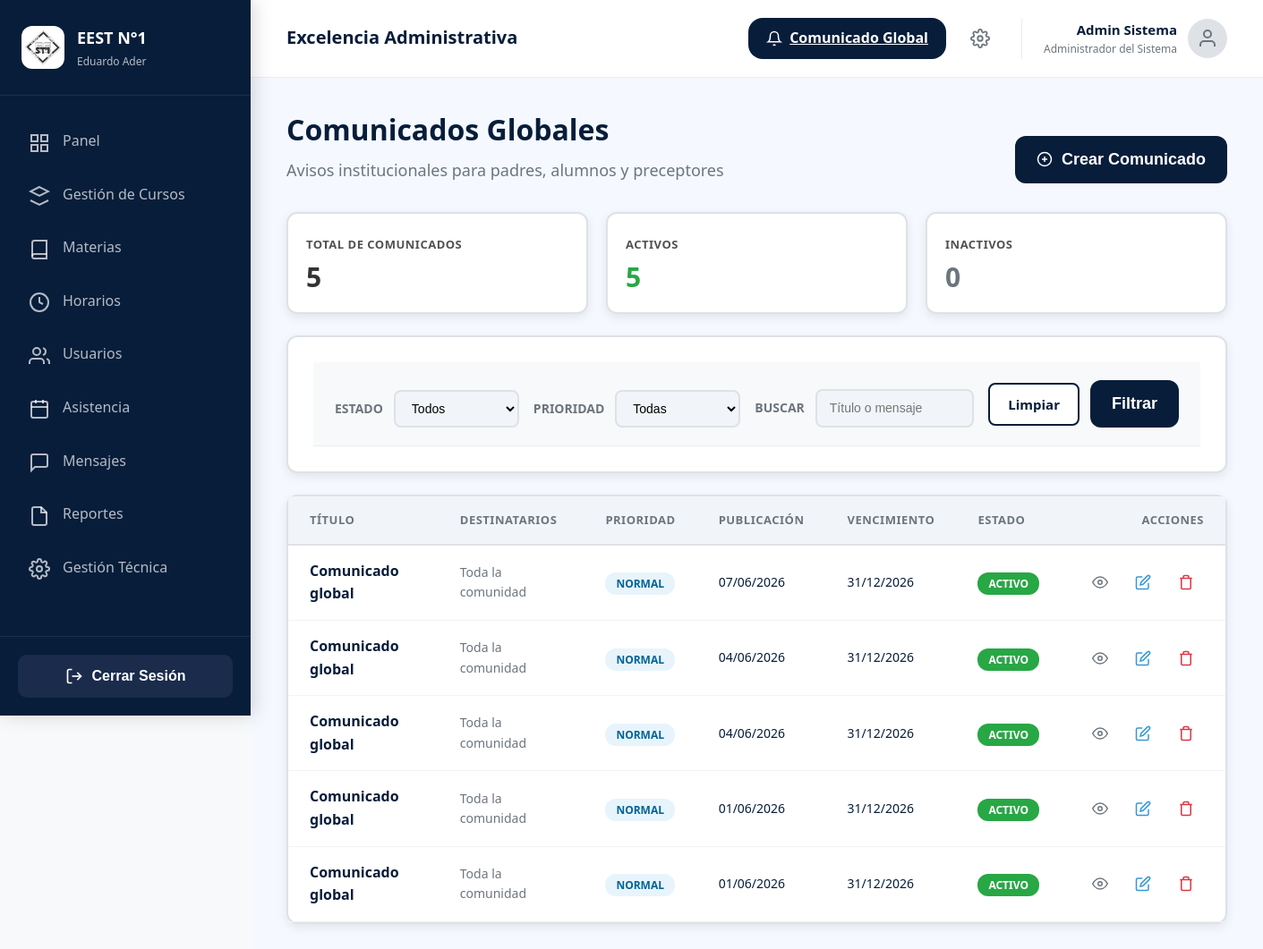
Before: /index.php?page=admin/comunicados (signed in) with the older database file.
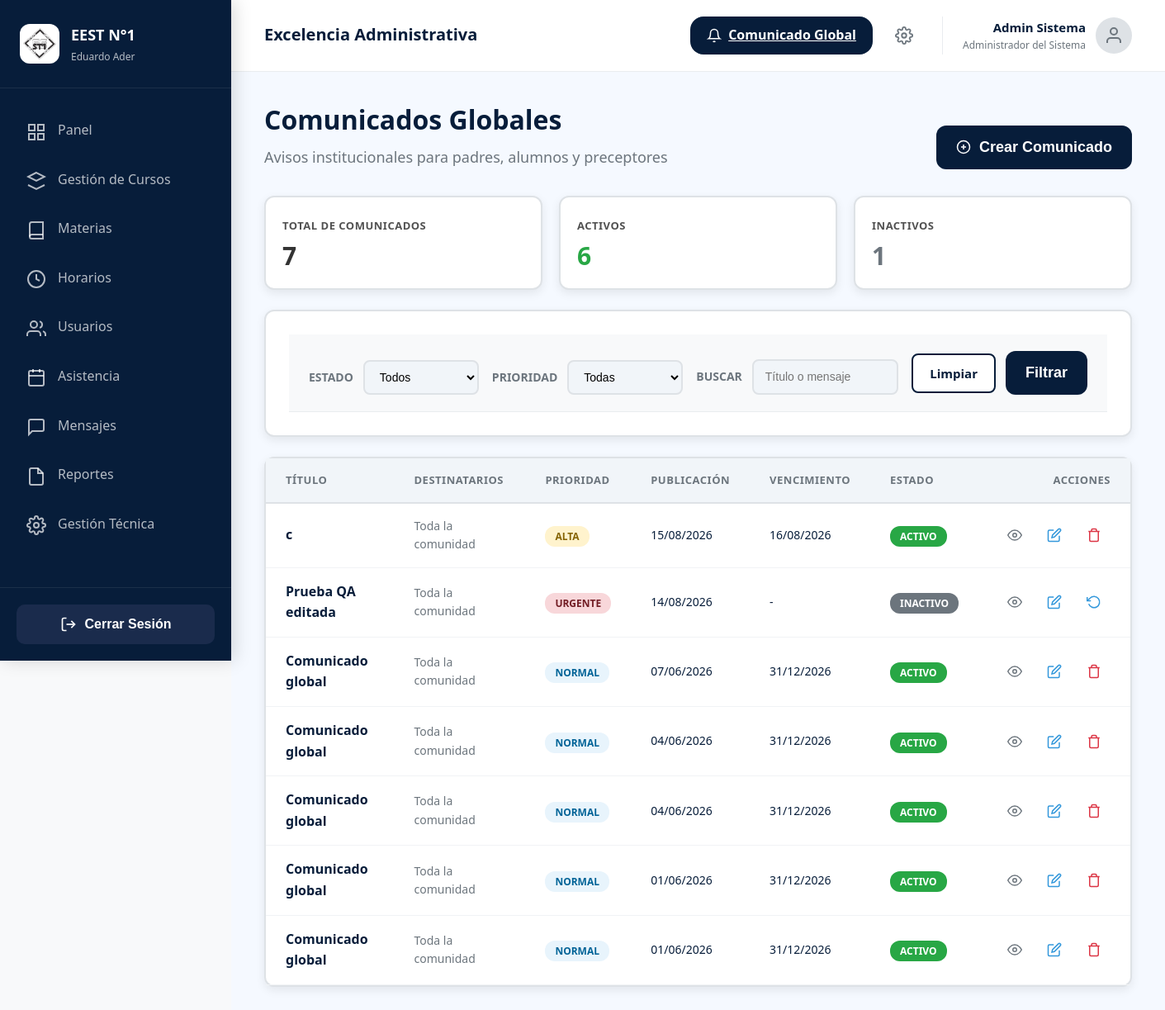
After: the same page with the newer database file.
### tables this page shows
CREATE TABLE `usuarios` (
  `id` int(10) UNSIGNED NOT NULL,
  `institucion_id` int(10) UNSIGNED NOT NULL DEFAULT 1,
  `nombre` varchar(100) NOT NULL,
  `apellido` varchar(100) NOT NULL,
  `dni` varchar(15) DEFAULT NULL COMMENT 'Solo para adultos: NULL para alumnos',
  `email` varchar(150) NOT NULL,
  `password_hash` varchar(255) NOT NULL,
  `rol` enum('admin','directivo','preceptor','alumno','padre_tutor') NOT NULL,
  `estado` enum('activo','inactivo','pendiente','rechazado') NOT NULL DEFAULT 'pendiente',
  `foto_perfil` varchar(255) DEFAULT NULL,
  `telefono` varchar(30) DEFAULT NULL,
  `fecha_nacimiento` date DEFAULT NULL,
  `domicilio` varchar(255) DEFAULT NULL,
  `primer_acceso` tinyint(1) NOT NULL DEFAULT 1 COMMENT '1=debe cambiar contraseña',
  `token_recuperacion` varchar(255) DEFAULT NULL,
  `token_expiracion` datetime DEFAULT NULL,
  `ultimo_acceso` datetime DEFAULT NULL,
  `created_at` timestamp NOT NULL DEFAULT current_timestamp(),
  `updated_at` timestamp NOT NULL DEFAULT current_timestamp() ON UPDATE current_timestamp()
);

CREATE TABLE `notificaciones` (
  `id` int(10) UNSIGNED NOT NULL,
  `institucion_id` int(10) UNSIGNED NOT NULL DEFAULT 1,
  `creado_por` int(10) UNSIGNED NOT NULL,
  `titulo` varchar(255) NOT NULL,
  `contenido` text NOT NULL,
  `tipo` enum('aviso','comunicado','alerta','recordatorio') NOT NULL DEFAULT 'aviso',
  `prioridad` enum('normal','alta','urgente') NOT NULL DEFAULT 'normal',
  `rol_destino` set('admin','directivo','preceptor','alumno','padre_tutor','todos') NOT NULL DEFAULT 'todos',
  `curso_id` int(10) UNSIGNED DEFAULT NULL COMMENT 'NULL = para toda la institución',
  `activo` tinyint(1) NOT NULL DEFAULT 1,
  `fecha_expiracion` date DEFAULT NULL,
  `created_at` timestamp NOT NULL DEFAULT current_timestamp(),
  `updated_at` timestamp NOT NULL DEFAULT current_timestamp() ON UPDATE current_timestamp()
);

### views/admin/comunicados.php (the view, shortened to what the rows shown need)
<?php
require_once __DIR__ . '/../../models/Comunicado.php';
require_once __DIR__ . '/../../controllers/AdminComunicadosController.php';
$db = Database::getConnection();
$usuario_id = $_SESSION['usuario_id'];
$stmt = $db->prepare("SELECT * FROM usuarios WHERE id = ? LIMIT 1");
$stmt->execute([$usuario_id]);
$admin_user = $stmt->fetch(PDO::FETCH_ASSOC);
$data = AdminComunicadosController::index();
$comunicados = $data['comunicados'];
$stats = $data['stats'];
$filters = $data['filters'];
$roles_nombres = [
    'admin' => 'Administrador',
    'directivo' => 'Directivo',
    'preceptor' => 'Preceptor',
    'alumno' => 'Alumno',
    'padre_tutor' => 'Padre/Tutor',
    'todos' => 'Toda la comunidad'
];
$prioridad_colores = [
    'normal' => ['bg' => '#E8F4FC', 'color' => '#006397'],
    'alta' => ['bg' => '#FFF3CD', 'color' => '#856404'],
    'urgente' => ['bg' => '#F8D7DA', 'color' => '#721C24']
];
function formatearDestinatarios(string $rolDestino, array $nombres): string {
    if ($rolDestino === 'todos') return $nombres['todos'];
    $partes = array_filter(array_map('trim', explode(',', $rolDestino)));
    $etiquetas = array_map(fn($r) => $nombres[$r] ?? $r, $partes);
    return implode(', ', $etiquetas);
}
?>
<div class="dashboard-wrapper">
    <?php require __DIR__ . '/../layouts/sidebar.php'; ?>
    <main class="main-content">
        <header class="dashboard-header">
            <div class="dashboard-header-left">
                <h1>Excelencia Administrativa</h1>
            </div>
            <div class="dashboard-header-right">
                <div class="header-actions">
                    <a href="index.php?page=admin/comunicados" class="header-btn">
                        <svg xmlns="http://www.w3.org/2000/svg" width="18" height="18" viewBox="0 0 24 24" fill="none" stroke="currentColor" stroke-width="2">
                            <path d="M18 8A6 6 0 0 0 6 8c0 7-3 9-3 9h18s-3-2-3-9"/>
                            <path d="M13.73 21a2 2 0 0 1-3.46 0"/>
                        </svg>
                        Comunicado Global
                    </a>
                    <a href="index.php?page=admin/configuracion" class="header-icon-btn">
                    </a>
                </div>
                <a href="index.php?page=admin/perfil" class="header-user">
                    <div class="header-user-info">
                        <div class="name"><?= e($admin_user['nombre'] . ' ' . $admin_user['apellido']) ?></div>
                        <div class="role">Administrador del Sistema</div>
                    </div>
                    <div class="header-avatar">
                        <svg xmlns="http://www.w3.org/2000/svg" viewBox="0 0 24 24" fill="none" stroke="currentColor" stroke-width="2">
                            <path d="M20 21v-2a4 4 0 0 0-4-4H8a4 4 0 0 0-4 4v2"/>
                            <circle cx="12" cy="7" r="4"/>
                        </svg>
                    </div>
                </a>
            </div>
        </header>
        <div class="dashboard-body">
            <div class="page-header">
                <div class="page-title">
                    <h1>Comunicados Globales</h1>
                    <p>Avisos institucionales para padres, alumnos y preceptores</p>
                </div>
                <button type="button" class="btn btn-primary" onclick="openModal('createModal')">
                    <svg xmlns="http://www.w3.org/2000/svg" width="18" height="18" viewBox="0 0 24 24" fill="none" stroke="currentColor" stroke-width="2">
                        <circle cx="12" cy="12" r="10"/>
                        <line x1="12" y1="8" x2="12" y2="16"/>
                        <line x1="8" y1="12" x2="16" y2="12"/>
                    </svg>
                    Crear Comunicado
                </button>
            </div>
            <div class="stats-grid" style="grid-template-columns: repeat(3, 1fr); margin-bottom: 24px;">
                <div class="stat-card">
                    <div class="stat-label">Total de Comunicados</div>
                    <div class="stat-value"><?= e($stats['total']) ?></div>
                </div>
                <div class="stat-card">
                    <div class="stat-label">Activos</div>
                    <div class="stat-value" style="color: #28A745;"><?= e($stats['activos']) ?></div>
                </div>
                <div class="stat-card">
                    <div class="stat-label">Inactivos</div>
                    <div class="stat-value" style="color: #6C757D;"><?= e($stats['inactivos']) ?></div>
                </div>
            </div>
            <div class="dashboard-card" style="margin-bottom: 24px;">
                <div class="table-header" style="padding: 20px 24px;">
                    <form method="GET" action="index.php" class="table-toolbar" style="flex-wrap: wrap; gap: 16px;">
                        <div style="display: flex; align-items: center; gap: 12px;">
                            <label style="color: #6C757D; font-weight: 700; font-size: 14px; text-transform: uppercase;">Estado</label>
                            <select name="estado" class="filter-input" style="min-width: 140px;">
                                <option value="">Todos</option>
                            </select>
                        </div>
                        <div style="display: flex; align-items: center; gap: 12px;">
                            <label style="color: #6C757D; font-weight: 700; font-size: 14px; text-transform: uppercase;">Prioridad</label>
                            <select name="prioridad" class="filter-input" style="min-width: 140px;">
                                <option value="">Todas</option>
                            </select>
                        </div>
                        <div style="display: flex; align-items: center; gap: 12px; flex: 1; min-width: 220px;">
                            <label style="color: #6C757D; font-weight: 700; font-size: 14px; text-transform: uppercase;">Buscar</label>
                            <input type="text" name="busqueda" class="filter-input" style="width: 100%;" placeholder="Título o mensaje" value="<?= e($filters['busqueda']) ?>">
                        </div>
                        <div style="display: flex; align-items: center; gap: 12px;">
                            <a href="index.php?page=admin/comunicados" class="btn-outline">Limpiar</a>
                            <button type="submit" class="btn btn-primary">Filtrar</button>
                        </div>
                    </form>
                </div>
            </div>
            <div class="data-table-container">
                <table class="data-table" style="width: 100%;">
                    <thead>
                        <tr style="background: #E8F4FC;">
                            <th style="text-align: left; padding: 16px 24px; font-size: 13px; font-weight: 700; color: #6C757D; text-transform: uppercase; letter-spacing: 0.5px;">Título</th>
                            <th style="text-align: left; padding: 16px 24px; font-size: 13px; font-weight: 700; color: #6C757D; text-transform: uppercase; letter-spacing: 0.5px;">Destinatarios</th>
                            <th style="text-align: left; padding: 16px 24px; font-size: 13px; font-weight: 700; color: #6C757D; text-transform: uppercase; letter-spacing: 0.5px;">Prioridad</th>
                            <th style="text-align: left; padding: 16px 24px; font-size: 13px; font-weight: 700; color: #6C757D; text-transform: uppercase; letter-spacing: 0.5px;">Publicación</th>
                            <th style="text-align: left; padding: 16px 24px; font-size: 13px; font-weight: 700; color: #6C757D; text-transform: uppercase; letter-spacing: 0.5px;">Vencimiento</th>
                            <th style="text-align: left; padding: 16px 24px; font-size: 13px; font-weight: 700; color: #6C757D; text-transform: uppercase; letter-spacing: 0.5px;">Estado</th>
                            <th style="text-align: right; padding: 16px 24px; font-size: 13px; font-weight: 700; color: #6C757D; text-transform: uppercase; letter-spacing: 0.5px;">Acciones</th>
                        </tr>
                    </thead>
                    <tbody>
                        <?php if (empty($comunicados)): ?>
                            <tr>
                                <td colspan="7" style="padding: 48px 24px; text-align: center; color: #6C757D;">
                                    No hay comunicados para los filtros seleccionados.
                                </td>
                            </tr>
                        <?php else: foreach ($comunicados as $c): ?>
                            <?php $prio = $prioridad_colores[$c['prioridad']] ?? $prioridad_colores['normal']; ?>
                            <tr>
                                <td style="padding: 16px 24px; font-size: 16px; font-weight: 700; color: #071D3A;"><?= e($c['titulo']) ?></td>
                                <td style="padding: 16px 24px; font-size: 14px; color: #6C757D;"><?= e(formatearDestinatarios($c['rol_destino'], $roles_nombres)) ?></td>
                                <td style="padding: 16px 24px;">
                                    <span style="background: <?= $prio['bg'] ?>; color: <?= $prio['color'] ?>; padding: 4px 12px; border-radius: 12px; font-size: 12px; font-weight: 700; text-transform: uppercase;"><?= e(ucfirst($c['prioridad'])) ?></span>
                                </td>
                                <td style="padding: 16px 24px; font-size: 14px; color: #071D3A;"><?= e(date('d/m/Y', strtotime($c['created_at']))) ?></td>
                                <td style="padding: 16px 24px; font-size: 14px; color: #071D3A;"><?= $c['fecha_expiracion'] ? e(date('d/m/Y', strtotime($c['fecha_expiracion']))) : '-' ?></td>
                                <td style="padding: 16px 24px;">
                                    <?php if ($c['activo'] == 1): ?>
                                        <span style="background: #28A745; color: white; padding: 4px 12px; border-radius: 12px; font-size: 12px; font-weight: 700; text-transform: uppercase;">Activo</span>
                                    <?php else: ?>
                                        <span style="background: #6C757D; color: white; padding: 4px 12px; border-radius: 12px; font-size: 12px; font-weight: 700; text-transform: uppercase;">Inactivo</span>
                                    <?php endif; ?>
                                </td>
                                <td style="padding: 16px 24px; text-align: right;">
                                    <div style="display: flex; justify-content: flex-end; gap: 8px; align-items: center;">
                                        <button type="button" class="btn-icon" style="color: var(--support-gray);" onclick="openViewModal(<?= htmlspecialchars(json_encode($c), ENT_QUOTES, 'UTF-8') ?>)" title="Ver comunicado">
                                            <svg xmlns="http://www.w3.org/2000/svg" width="18" height="18" viewBox="0 0 24 24" fill="none" stroke="currentColor" stroke-width="2">
                                                <path d="M1 12s4-8 11-8 11 8 11 8-4 8-11 8-11-8-11-8z"/>
                                                <circle cx="12" cy="12" r="3"/>
                                            </svg>
                                        </button>
                                        <button type="button" class="btn-icon" style="color: var(--accent);" onclick="openEditModal(<?= htmlspecialchars(json_encode($c), ENT_QUOTES, 'UTF-8') ?>)" title="Editar">
                                            <svg xmlns="http://www.w3.org/2000/svg" width="18" height="18" viewBox="0 0 24 24" fill="none" stroke="currentColor" stroke-width="2">
                                                <path d="M11 4H4a2 2 0 0 0-2 2v14a2 2 0 0 0 2 2h14a2 2 0 0 0 2-2v-7"/>
                                                <path d="M18.5 2.5a2.121 2.121 0 0 1 3 3L12 15l-4 1 1-4 9.5-9.5z"/>
                                            </svg>
                                        </button>
                                        <form method="POST" action="index.php" style="display: inline;" onsubmit="return confirm('<?= $c['activo'] == 1 ? '¿Desactivar este comunicado? Dejará de mostrarse a los destinatarios.' : '¿Reactivar este comunicado?' ?>');">
                                            <?php if ($c['activo'] == 1): ?>
                                                <button type="submit" class="btn-icon" style="color: var(--danger);" title="Eliminar (baja lógica)">
                                                    <svg xmlns="http://www.w3.org/2000/svg" width="18" height="18" viewBox="0 0 24 24" fill="none" stroke="currentColor" stroke-width="2">
                                                        <polyline points="3 6 5 6 21 6"/>
                                                        <path d="M19 6v14a2 2 0 0 1-2 2H7a2 2 0 0 1-2-2V6m3 0V4a2 2 0 0 1 2-2h4a2 2 0 0 1 2 2v2"/>
                                                    </svg>
                                                </button>
                                            <?php else: ?>
                                                <button type="submit" class="btn-icon" style="color: var(--accent);" title="Reactivar">
                                                    <svg xmlns="http://www.w3.org/2000/svg" width="18" height="18" viewBox="0 0 24 24" fill="none" stroke="currentColor" stroke-width="2">
                                                        <polyline points="1 4 1 10 7 10"/>
                                                        <path d="M3.51 15a9 9 0 1 0 2.13-9.36L1 10"/>
                                                    </svg>
                                                </button>
                                            <?php endif; ?>
                                        </form>
                                    </div>
                                </td>
                            </tr>
                        <?php endforeach; endif; ?>
                    </tbody>
                </table>
            </div>
        </div>
    </main>
</div>

Changed rows visible on the page:
added notificaciones: titulo "c", rol_destino "Toda la comunidad", prioridad "ALTA", created_at "15/08/2026", fecha_expiracion "16/08/2026", activo "ACTIVO"
added notificaciones: titulo "Prueba QA editada", rol_destino "Toda la comunidad", prioridad "URGENTE", created_at "14/08/2026", activo "INACTIVO"
Other visible differences:
$stats['total']: "5" → "7"
$stats['activos']: "5" → "6"
$stats['inactivos']: "0" → "1"
